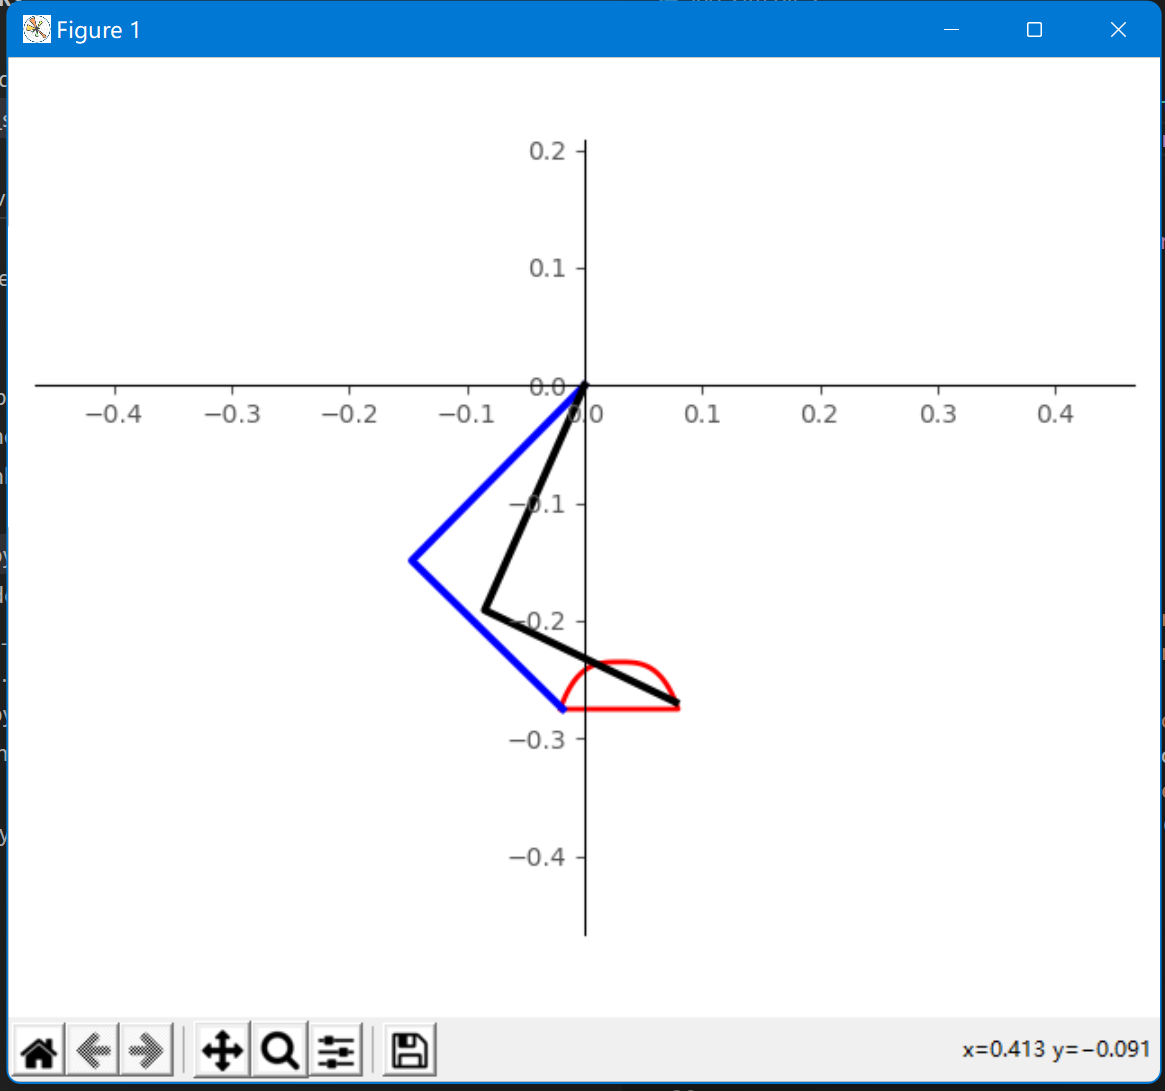

The Python source for this figure:
#!/bin/python

import matplotlib.pyplot as plt
from matplotlib.animation import FuncAnimation
import numpy as np
import backup.Kinematics as K
from numpy.lib.function_base import angle

# 仿真四足腿部模型运动

fig, ax = plt.subplots()
fig.set_tight_layout(True)

plt.style.use('ggplot')
#plt.grid(zorder=0)

ax.set_aspect(1)
ax.spines['top'].set_color('none')
ax.spines['right'].set_color('none')

ax.xaxis.set_ticks_position('bottom')
ax.spines['bottom'].set_position(('data', 0))
ax.yaxis.set_ticks_position('left')
ax.spines['left'].set_position(('data', 0))

ax.xaxis.set_major_locator(plt.MultipleLocator(0.1))
ax.yaxis.set_major_locator(plt.MultipleLocator(0.1))

# 大腿和小腿长度
l1 = 0.209
l2 = 0.180

plt.xlim(-(l1 + l2) * 1.2, (l1 + l2) * 1.2)
plt.ylim(-(l1 + l2) * 1.2, l1)


#绘制初始图形
angle_1, angle_2 = np.math.radians(45), np.math.radians(-90)
# 腿构成类型 1 肘式 -1 膝式
type = 1
x, z = K.forward(l1, l2, angle_1, angle_2)
angle_1, angle_2 = K.inverse(type, l1, l2, x, z)
x0, z0 = K.forward0(l1, angle_1)
x1, z1 = K.forward(l1, l2, angle_1, angle_2)

links = ax.plot([0, x0, x1], [0, z0, z1], c='b', linewidth=3, zorder=1)[0]
trj_data_x = []
trj_data_z = []
trj = ax.plot(trj_data_x, trj_data_z, c='r', linewidth=2, zorder=0)[0]

links1 = ax.plot([0, x0, x1], [0, z0, z1], c='black', linewidth=3, zorder=1)[0]

def init():  
  links.set_data([0, x0, x1], [0, z0, z1])
  trj.set_data(trj_data_x, trj_data_z)
  return links, trj, links1

def update(i):
  t = i * stepTime / 1000.

  beta = 0.5
  T = 4
  S = 0.2
  H = 0.04
  T_sw = T*(1-beta)
  T_st = T*beta

  d = t % T
  x, z = 0, 0
  if d < T_sw:
    x = (1-beta)*S*(d/T_sw-0.5/np.pi*np.sin(2*np.pi*d/T_sw))
    f_e = d/T_sw - 0.25/np.pi*np.sin(4*np.pi*d/T_sw)
    z = H *(np.sign(0.5*T_sw-d)*(2*f_e-1)+1)
  else:
    x = beta*S*((T-d)/T_st+0.5/np.pi*np.sin(2*np.pi*d/T_st))
    z = 0
  
  angle_1, angle_2 = K.inverse(type, l1, l2, x1+x, z1+z)
  x3, z3 = K.forward0(l1, angle_1)
  x4, z4 = K.forward(l1, l2, angle_1, angle_2)

  links.set_data([0, x3, x4], [0, z3, z4])

  global trj_data_x
  global trj_data_z

  if i == 0:
    trj_data_x = []
    trj_data_z = []
    
  trj_data_x.append(x4)
  trj_data_z.append(z4)
  trj.set_data(trj_data_x, trj_data_z)

  d = (t + 0.5 * T) % T
  x, z = 0, 0
  if d < T_sw:
    x = (1-beta)*S*(d/T_sw-0.5/np.pi*np.sin(2*np.pi*d/T_sw))
    f_e = d/T_sw - 0.25/np.pi*np.sin(4*np.pi*d/T_sw)
    z = H *(np.sign(0.5*T_sw-d)*(2*f_e-1)+1)
  else:
    x = beta*S*((T-d)/T_st+0.5/np.pi*np.sin(2*np.pi*d/T_st))
    z = 0
  
  angle_1, angle_2 = K.inverse(type, l1, l2, x1+x, z1+z)
  x3, z3 = K.forward0(l1, angle_1)
  x4, z4 = K.forward(l1, l2, angle_1, angle_2)

  links1.set_data([0, x3, x4], [0, z3, z4])

  return links,trj,links1

# 每步更新 stepTime 更新周期
stepTime = 1000 * 4. / 200.

anim = FuncAnimation(fig=fig,
                      func=update,
                      frames=200,
                      init_func=init,
                      interval=stepTime,
                      blit=False)

plt.show()
